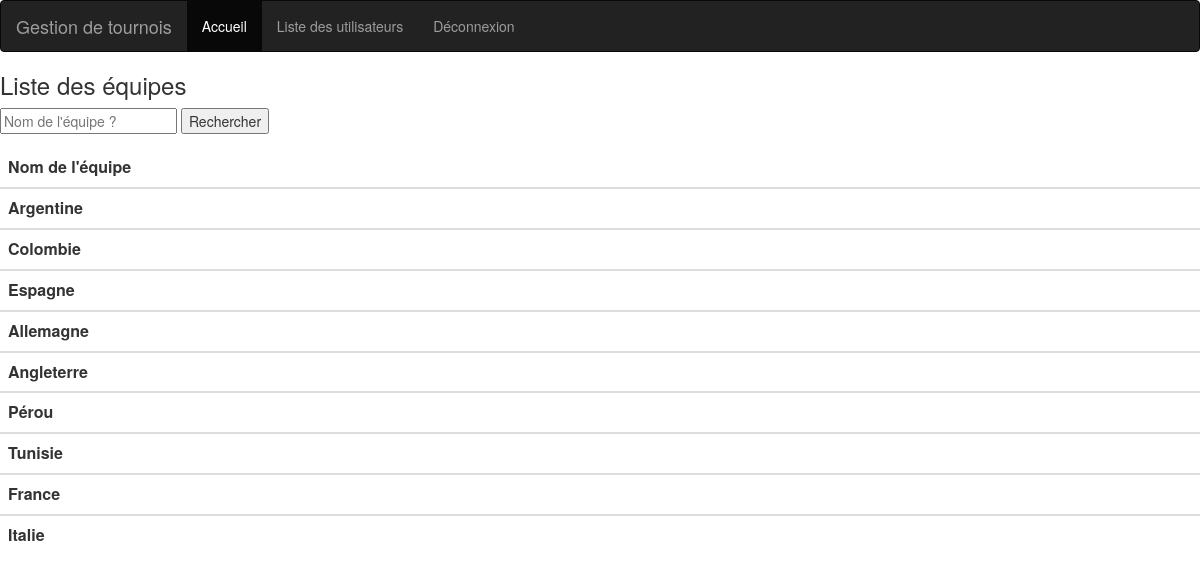
/listeEquipes/1 (signed in), run on the app's committed database.
### tables this page shows
CREATE TABLE `Equipe` (
  `idEquipe` int(11) NOT NULL,
  `nomEquipe` varchar(50) NOT NULL,
  `qualifEquipe` tinyint(1) NOT NULL DEFAULT '1',
  `idTournoi` int(11) NOT NULL,
  `nbMatchJoue` int(2) NOT NULL DEFAULT '0'
);

### controller/tournoi.php (called while the page is built, shortened)
<?php
function listeEquipesTournoiMembre(){
	$idTournoi = $_GET['tournoi'];
	$equipesTournoi = getEquipesTournoi($idTournoi);
	require('view/equipesTournoiMembre.php');
}
?>

### model/equipe.php (called while the page is built, shortened)
<?php
require_once('model/tournoi.php');
function getEquipesTournoi($idTournoi){
	$db = dbConnect();
    $req = $db->prepare("SELECT * FROM Equipe WHERE idTournoi= ?");
    $req->execute(array($idTournoi));
    return $req;
}

### view/equipesTournoiMembre.php (the view, shortened to what this page needs)
<html>
<head>
	<link rel="stylesheet" href="https://maxcdn.bootstrapcdn.com/bootstrap/3.3.7/css/bootstrap.min.css">
</head>
<body>
	<h3>Liste des équipes</h3>
	<form method="get" action = "/">
		<input type=text name=nomRechercheEquipeTournoi placeholder="Nom de l'équipe ?">
		<input type=submit value = "Rechercher">
	</form>
<div class="table-responsive">
	<table class="table">
		<thead>
			<tr>
			  <th scope="col">Nom de l'équipe</th>
			</tr>
		</thead>
	<?php
	while($equipeTournoi=$equipesTournoi->fetch()){
		?>
	 	<tbody>
	  	<?php
	    echo '<th scope="row">' . $equipeTournoi['nomEquipe'] .'</th>';
		?>
	<?php
	}
	?>
		</tbody>
	</table>
</div>
</body>
</html>

### data on the page
equipe: nomEquipe "Argentine"
equipe: nomEquipe "Colombie"
equipe: nomEquipe "Espagne"
equipe: nomEquipe "Allemagne"
equipe: nomEquipe "Angleterre"
equipe: nomEquipe "Pérou"
equipe: nomEquipe "Tunisie"
equipe: nomEquipe "France"
equipe: nomEquipe "Italie"
